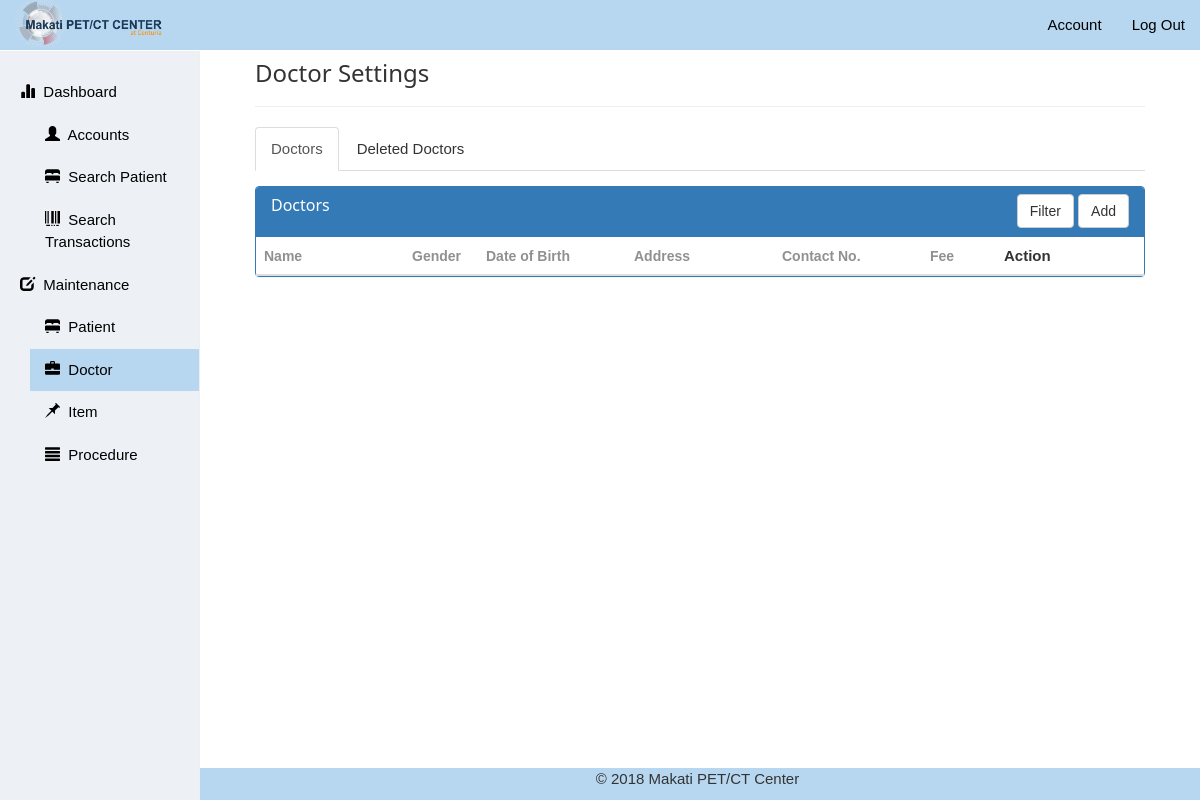
The app's page /views/admin/doctorsettings.php (signed in), older data.
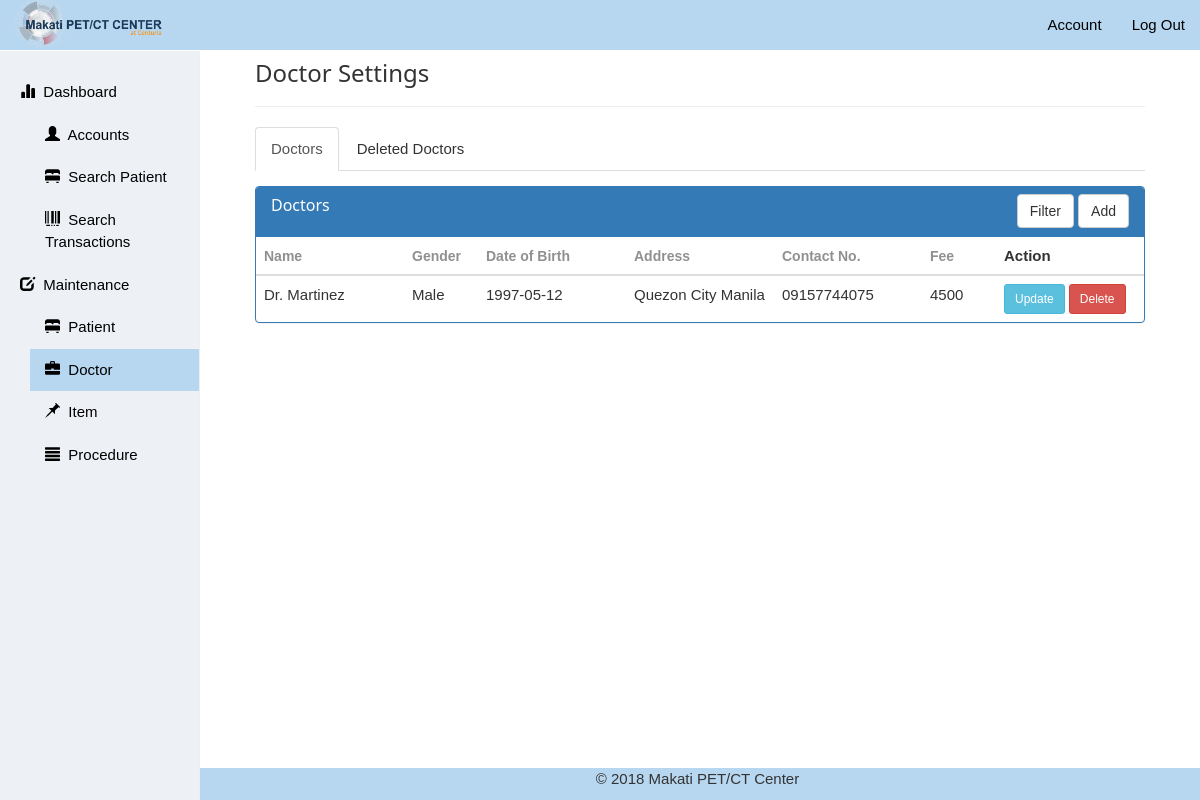
The same page, newer data.
### tables this page shows
CREATE TABLE `tbl_doctor` (
  `doctor_id` varchar(11) NOT NULL,
  `doctor_name` varchar(45) NOT NULL,
  `doctor_gender` varchar(6) NOT NULL,
  `doctor_date_of_birth` varchar(45) NOT NULL,
  `doctor_address` varchar(45) NOT NULL,
  `doctor_contact_number` varchar(45) NOT NULL,
  `doctor_professional_fee` float NOT NULL,
  `doctor_status` tinyint(1) NOT NULL DEFAULT '0' COMMENT '1 = Active, 2 = Deleted'
);

### views/admin/doctorsettings.php (the view, shortened to what the changed rows need)
<!DOCTYPE html>
<html>
  <head>
    <link rel="stylesheet" type="text/css" href="./../../css/bootstrap.min.css">
    <link rel="stylesheet" href="./../../css/w3.css">
    <link rel="stylesheet" type="text/css" href="./../../css/setting.css">
  </head>
  <body>
    <main>
      <div class="container-fluid">
        <div class="row">
          <div class="col-sm-9 col-sm-offset-3 col-md-10 col-md-offset-2 main">
            <div class="col-sm-12 col-md-12">
              <div class="tab-content">
                <div class="panel panel-primary filterable tab-pane active" id="mn-doctors-panel">
                  <table class="table table-hover">
                      <thead>
                          <tr class="filters">
                              <th class="col-md-2"><input type="text" class="form-control" placeholder="Name" disabled></th>
                              <th class="col-md-1"><input type="text" class="form-control" placeholder="Gender" disabled></th>
                              <th class="col-md-2"><input type="text" class="form-control" placeholder="Date of Birth" disabled></th>
                              <th class="col-md-2"><input type="text" class="form-control" placeholder="Address" disabled></th>
                              <th class="col-md-2"><input type="text" class="form-control" placeholder="Contact No." disabled></th>
                              <th class="col-md-1"><input type="text" class="form-control" placeholder="Fee" disabled></th>
                              <th class="col-md-2">Action</th>
                          </tr>
                      </thead>
                      <tbody>
                        <?php
                          require('./../../controller/db_connect.php');
                          $preparedStmt = "SELECT * FROM `tbl_doctor` WHERE `doctor_status`= 1 ORDER BY `doctor_name`";
                          $stmt = $connection->prepare($preparedStmt);
                          $stmt->execute();
                          while ($row = $stmt->fetch(PDO::FETCH_ASSOC))
                          {
                          ?>
                          <tr class="clickable-row">
                              <td><?php echo $row['doctor_name']; ?></td>
                              <td><?php echo $row['doctor_gender']; ?></td>
                              <td><?php echo $row['doctor_date_of_birth']; ?></td>
                              <td><?php echo $row['doctor_address']; ?></td>
                              <td><?php echo $row['doctor_contact_number']; ?></td>
                              <td><?php echo $row['doctor_professional_fee']; ?></td>
                              <td><input type="submit" class="btn btn-info btn-sm doctor_update" value="Update" id="<?php echo $row['doctor_id']; ?>" name="doctor_update" />
                                  <input type="submit" class="btn btn-danger btn-sm doctor_delete" value="Delete" id="<?php echo $row['doctor_id']; ?>" name="doctor_delete" /></td>
                          </tr>
                          <?php
                          }
                          ?>
                      </tbody>
                    </table>
                  </div>
                </div>
              </div>
            </div>
          </div>
        </div>
    </main>
  </body>
</html>

Row changes from the older to the newer data that the page shows:
now on this page (row edited): tbl_doctor: doctor_name "Dr. Martinez", doctor_gender "Male", doctor_date_of_birth "1997-05-12", doctor_address "Quezon City Manila", doctor_contact_number "09157744075", doctor_professional_fee "4500"
